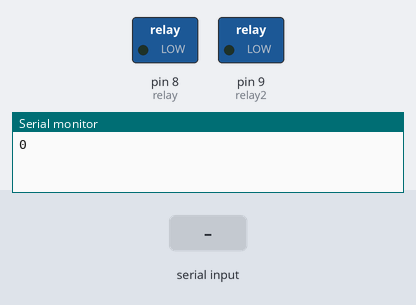
Bench run of a sketch on a simulated Arduino Uno, built with avr-gcc and run on an emulated ATmega328P. On the bench: switched loads named in the sketch (green lamp = pin HIGH), the last lines printed to the serial monitor. The test bench sets the inputs (shaded band).

Above: at 1.2 s.
1.3 s: "224" received over the second serial link
At 2.13 s:
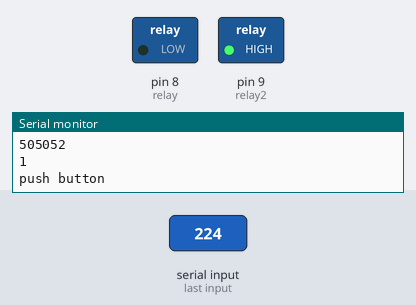
Timing chart, 0 to 4.3 s (numbered marks = the images above; inputs shaded):
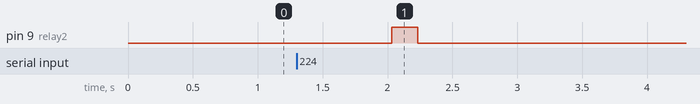

Measured:
- after the input at 1.3 s, pin 9 (relay2): LOW → HIGH after 0.73 s, → LOW 0.20 s later

The sketch:

Belt-readBt-readWristban.ino
```cpp
#include <SoftwareSerial.h>

SoftwareSerial BTSerialBelt(10, 11); // RX | TX

String readdataBelt;
char mystr[10];
int data;
int c ;
int x = 0 ;
int i = 0 ;
int state1 = 0;
int state2 = 0;
int count = 0;
int relay = 8;
int relay2 = 9;


void setup()
{
  pinMode(relay, OUTPUT);
  digitalWrite(relay,LOW);
  pinMode(relay2, OUTPUT);
  digitalWrite(relay2,LOW);
  Serial.begin(9600);
  BTSerialBelt.begin(38400);
}

void loop()
{   data = Serial.readBytes(mystr,5); //Read the serial data and store in var
    Serial.println(data);
    while (BTSerialBelt.available()) {
    delay(10);
    int i = BTSerialBelt.read();
    readdataBelt += i;
  }
  if (readdataBelt.length() > 0) {
    Serial.println(readdataBelt);
    state2 = 1;
    Serial.println(state2);
    if (readdataBelt=="224"){
      Serial.println("Fall detection");
      digitalWrite(relay,HIGH);
      delay(200);
      digitalWrite(relay,LOW);}
      else{
        Serial.print("push button");
        digitalWrite(relay2,HIGH);
        delay(200);
        digitalWrite(relay2,LOW);}
    readdataBelt = "";
  }

    if (data == 5){
      state1 = 1;
    }


  if (state1 == 1 && state2 == 1){
    Serial.println("Fall Detect");
    state1 = 0;
    state2 = 0;
    }


}
```
